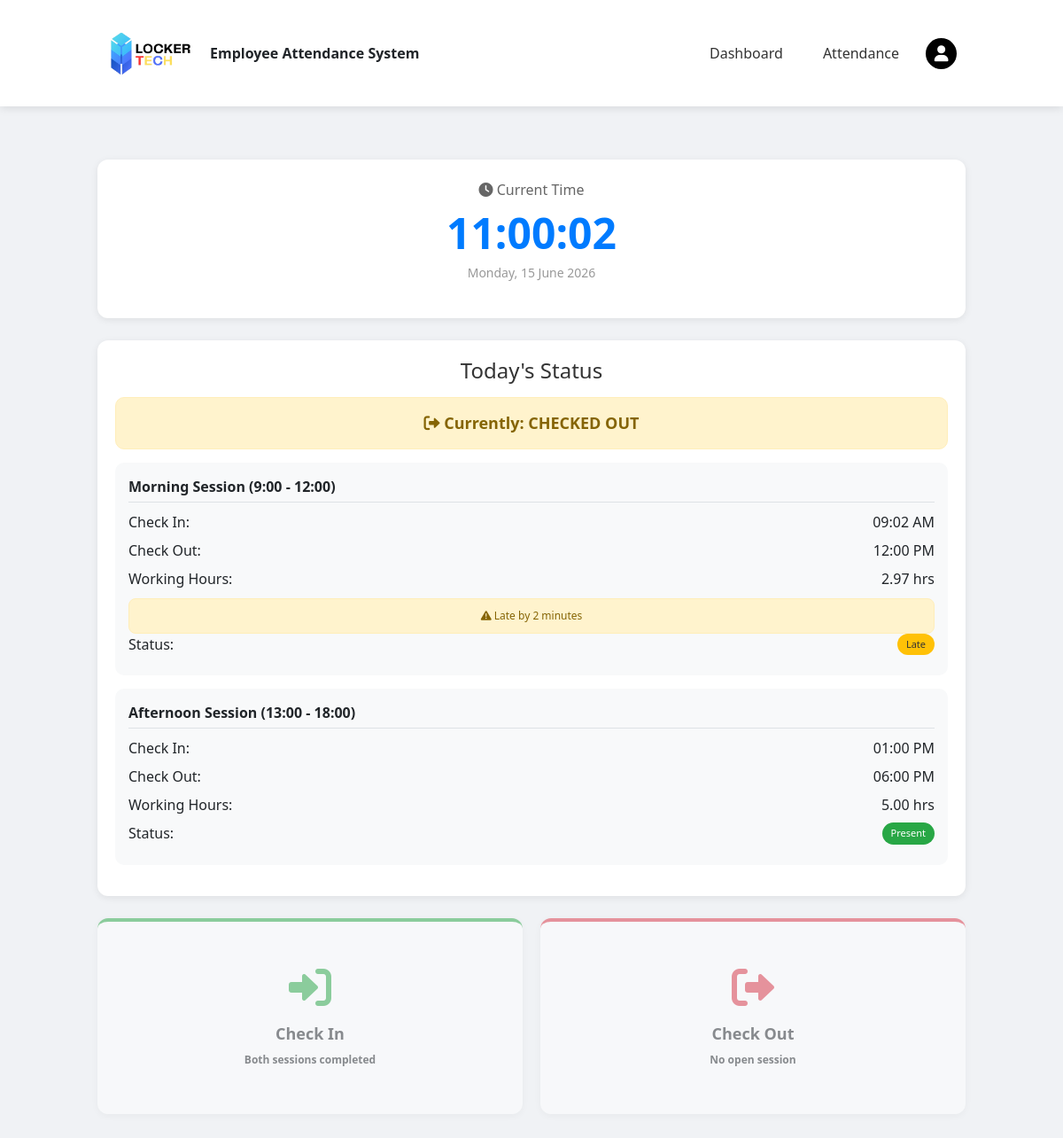
The page /TSE_PROJECT/User/dashboard.php (signed in) on the database its author committed.
### tables this page shows
CREATE TABLE `attendance_records` (
  `record_id` varchar(50) NOT NULL,
  `employee_id` int(11) NOT NULL,
  `record_date` date NOT NULL,
  `session` enum('morning','afternoon') NOT NULL,
  `check_in_time` datetime DEFAULT NULL,
  `check_out_time` datetime DEFAULT NULL,
  `status` enum('present','late','absent','half_day','holiday','left_early') DEFAULT 'absent',
  `late_minutes` int(11) DEFAULT 0,
  `working_hours` decimal(5,2) DEFAULT 0.00,
  `notes` text DEFAULT NULL,
  `created_at` timestamp NOT NULL DEFAULT current_timestamp(),
  `updated_at` timestamp NOT NULL DEFAULT current_timestamp() ON UPDATE current_timestamp()
);

### TSE_PROJECT/User/dashboard.php (the view, shortened to what this page needs)
<?php
include '../db_connection.php';
include 'header.php';
$today = date('Y-m-d');
$employee_id = $_SESSION['employee_id'];
$work_start_time_morning = '09:00:00';
$work_start_time_afternoon = '13:00:00';
$work_end_time_morning = '12:00:00';
$work_end_time_afternoon = '18:00:00';
function calculateWorkingHours($check_in_time, $check_out_time) {
    if($check_in_time && $check_out_time) {
        return round((strtotime($check_out_time) - strtotime($check_in_time)) / 3600, 2);
    }
    return 0;
}
function calculateLateMinutes($check_in_time, $session) {
    global $work_start_time_morning, $work_start_time_afternoon;
    if(!$check_in_time) return 0;
    $work_start = ($session == 'morning') ? $work_start_time_morning : $work_start_time_afternoon;
    $check_in_only = date('H:i:s', strtotime($check_in_time));
    if($check_in_only > $work_start) {
        return round((strtotime($check_in_only) - strtotime($work_start)) / 60);
    }
    return 0;
}
function getSessionStatus($check_in_time, $check_out_time, $session) {
    global $work_start_time_morning, $work_start_time_afternoon, $work_end_time_morning, $work_end_time_afternoon;
    if(!$check_in_time) return 'absent';
    $work_start = ($session == 'morning') ? $work_start_time_morning : $work_start_time_afternoon;
    $work_end = ($session == 'morning') ? $work_end_time_morning : $work_end_time_afternoon;
    $check_in_only = date('H:i:s', strtotime($check_in_time));
    $is_late = ($check_in_only > $work_start);
    if($check_out_time) {
        $check_out_only = date('H:i:s', strtotime($check_out_time));
        $is_early = ($check_out_only < $work_end);
        if($is_late) return 'late';
        return 'present';
    }
    return $is_late ? 'late' : 'present';
}
$query = "SELECT * FROM attendance_records
          WHERE employee_id = '$employee_id' AND record_date = '$today'
          ORDER BY session ASC";
$result = mysqli_query($conn, $query);
$today_records = [];
while($row = mysqli_fetch_assoc($result)) {
    $session_name = $row['session'];
    $row['session'] = $session_name;
    $row['calculated_working_hours'] = calculateWorkingHours($row['check_in_time'], $row['check_out_time']);
    $row['calculated_late_minutes'] = calculateLateMinutes($row['check_in_time'], $session_name);
    $row['calculated_status'] = getSessionStatus($row['check_in_time'], $row['check_out_time'], $session_name);
    $today_records[] = $row;
}
$has_open_session = false;
$can_check_in = count($today_records) < 2;
$can_check_out = $has_open_session;
?>
<!DOCTYPE html>
<html lang="en">
<head>
    <link rel="stylesheet" href="https://cdnjs.cloudflare.com/ajax/libs/font-awesome/6.0.0/css/all.min.css">
</head>
<body>
<div class="main-container">
    <div class="time-card">
        <h3><i class="fas fa-clock"></i> Current Time</h3>
        <h1 id="currentTime">--:--:--</h1>
        <p id="currentDate"></p>
    </div>
    <div class="status-card">
        <h4>Today's Status</h4>
        <div class="current-status <?php echo $has_open_session ? 'status-checked-in' : 'status-checked-out'; ?>">
            <i class="fas <?php echo $has_open_session ? 'fa-sign-in-alt' : 'fa-sign-out-alt'; ?>"></i>
            Currently: <strong><?php echo $has_open_session ? 'CHECKED IN' : 'CHECKED OUT'; ?></strong>
        </div>
        <?php if(empty($today_records)): ?>
            <div class="status-row">
                <div style="text-align: center; width: 100%; color: #999;">
                    <i class="fas fa-clock"></i> No activity yet today
                </div>
            </div>
        <?php else: ?>
            <?php foreach($today_records as $record):
                $session_label = ($record['session'] == 'morning') ? 'Morning Session (9:00 - 12:00)' : 'Afternoon Session (13:00 - 18:00)';
                $check_in_display = $record['check_in_time'] ? date('h:i A', strtotime($record['check_in_time'])) : '-';
                $check_out_display = $record['check_out_time'] ? date('h:i A', strtotime($record['check_out_time'])) : '-';
                $working_hours_display = $record['calculated_working_hours'] > 0 ? number_format($record['calculated_working_hours'], 2) . ' hrs' : '-';
                $late_minutes_display = $record['calculated_late_minutes'] > 0 ? $record['calculated_late_minutes'] . ' minutes' : '-';
            ?>
            <div class="session-card">
                <div class="session-title"><?php echo $session_label; ?></div>
                <div class="session-detail">
                    <span>Check In:</span>
                    <span><?php echo $check_in_display; ?></span>
                </div>
                <div class="session-detail">
                    <span>Check Out:</span>
                    <span><?php echo $check_out_display; ?></span>
                </div>
                <?php if($record['calculated_working_hours'] > 0): ?>
                <div class="session-detail">
                    <span>Working Hours:</span>
                    <span><?php echo $working_hours_display; ?></span>
                </div>
                <?php endif; ?>
                <?php if($record['calculated_late_minutes'] > 0): ?>
                <div class="late-alert">
                    <i class="fas fa-exclamation-triangle"></i> Late by <?php echo $late_minutes_display; ?>
                </div>
                <?php endif; ?>
                <?php
                $status_text = '';
                $status_class = '';
                if($record['calculated_status'] == 'present') {
                    $status_text = 'Present';
                    $status_class = 'badge-success';
                } elseif($record['calculated_status'] == 'late') {
                    $status_text = 'Late';
                    $status_class = 'badge-warning';
                } elseif($record['calculated_status'] == 'early_leave') {
                    $status_text = 'Left Early';
                    $status_class = 'badge-warning';
                } elseif($record['calculated_status'] == 'late_early') {
                    $status_text = 'Late + Left Early';
                    $status_class = 'badge-warning';
                } else {
                    $status_text = 'Absent';
                    $status_class = 'badge-danger';
                }
                ?>
                <div class="session-detail">
                    <span>Status:</span>
                    <span class="<?php echo $status_class; ?>" style="padding: 4px 10px; border-radius: 20px; font-size: 11px; display: inline-block;"><?php echo $status_text; ?></span>
                </div>
            </div>
            <?php endforeach; ?>
        <?php endif; ?>
    </div>
    <div class="button-grid">
        <button class="btn btn-checkin" onclick="location.href='check_in.php'" <?php echo !$can_check_in ? 'disabled' : ''; ?>>
            <i class="fas fa-sign-in-alt"></i>
            Check In
            <?php if(!$can_check_in): ?>
                <br><small style="font-size: 12px;">Both sessions completed</small>
            <?php endif; ?>
        </button>
        <button class="btn btn-checkout" id="checkoutBtn" <?php echo !$can_check_out ? 'disabled' : ''; ?>>
            <i class="fas fa-sign-out-alt"></i>
            Check Out
            <?php if(!$can_check_out): ?>
                <br><small style="font-size: 12px;">No open session</small>
            <?php endif; ?>
        </button>
    </div>
</div>
</body>
</html>

### TSE_PROJECT/User/header.php (style rules this page uses)
html { scroll-padding-top: 80px; }
body { margin: 0; padding-top: 80px; background: #f4f6f9; font-family: 'Segoe UI', Tahoma, Geneva, Verdana, sans-serif; }
.main-container { width: 80%; margin: 0 auto; max-width: none; }

### TSE_PROJECT/User/dashboard.php (style rules this page uses)
* { margin: 0; padding: 0; box-sizing: border-box; }
body { background: #f0f2f5; font-family: 'Segoe UI', Tahoma, Geneva, Verdana, sans-serif; }
.main-container { width: 85%; max-width: 1200px; margin: 100px auto 40px; padding: 0 20px; }
.time-card { background: white; border-radius: 12px; padding: 25px; text-align: center; margin-bottom: 25px; box-shadow: 0 2px 8px rgba(0,0,0,0.08); }
.time-card h3 { color: #666; font-size: 16px; margin-bottom: 10px; }
.time-card h1 { color: #007bff; font-size: 48px; margin-bottom: 5px; font-weight: bold; }
.time-card p { color: #999; font-size: 14px; }
.status-card { background: white; border-radius: 12px; padding: 20px; margin-bottom: 25px; box-shadow: 0 2px 8px rgba(0,0,0,0.08); }
.status-card h4 { text-align: center; margin-bottom: 15px; color: #333; }
.current-status { text-align: center; padding: 15px; border-radius: 10px; margin-bottom: 15px; font-size: 18px; font-weight: bold; }
.status-checked-out { background: #fff3cd; color: #856404; border: 1px solid #ffeeba; }
.session-card { background: #f8f9fa; border-radius: 10px; padding: 15px; margin-bottom: 15px; }
.session-title { font-weight: bold; margin-bottom: 10px; padding-bottom: 5px; border-bottom: 1px solid #dee2e6; }
.session-detail { display: flex; justify-content: space-between; margin-bottom: 8px; }
.badge-success { background: #28a745; color: white; padding: 4px 10px; border-radius: 20px; font-size: 11px; display: inline-block; }
.badge-warning { background: #ffc107; color: #333; padding: 4px 10px; border-radius: 20px; font-size: 11px; display: inline-block; }
.late-alert { margin-top: 10px; padding: 10px; background: #fff3cd; border: 1px solid #ffeeba; border-radius: 8px; color: #856404; text-align: center; font-size: 12px; }
.button-grid { display: grid; grid-template-columns: repeat(2, 1fr); gap: 20px; }
.btn { padding: 50px 20px; font-size: 18px; font-weight: bold; border: none; border-radius: 12px; cursor: pointer; transition: all 0.3s; background: white; box-shadow: 0 2px 8px rgba(0,0,0,0.08); }
.btn-checkin { border-top: 4px solid #28a745; }
.btn-checkin i { color: #28a745; font-size: 48px; display: block; margin-bottom: 15px; }
.btn-checkout { border-top: 4px solid #dc3545; }
.btn-checkout i { color: #dc3545; font-size: 48px; display: block; margin-bottom: 15px; }
.btn:disabled { opacity: 0.5; cursor: not-allowed; transform: none; }

### rows shown on the page
attendance_records: session "Morning Session (9:00 - 12:00)", check_in_time "09:02 AM", check_out_time "12:00 PM", working_hours "2.97 hrs", late_minutes "2 minutes", status "Late"
attendance_records: session "Afternoon Session (13:00 - 18:00)", check_in_time "01:00 PM", check_out_time "06:00 PM", working_hours "5.00 hrs", status "Present"
